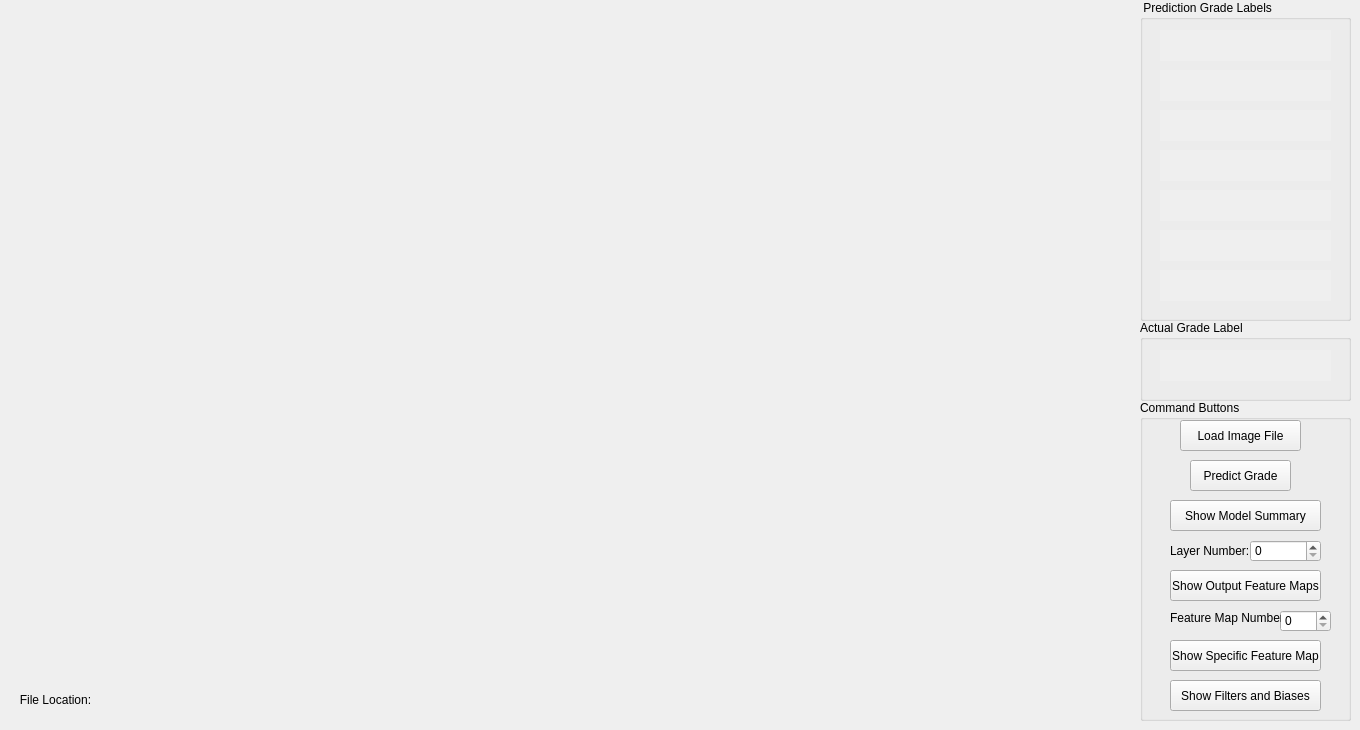
    <widget class="QWidget" name="tabTestPhase">
     <attribute name="title">
      <string>Test</string>
     </attribute>
     <widget class="QLabel" name="labelImageContainer">
      <property name="geometry">
       <rect>
        <x>10</x>
        <y>10</y>
        <width>1121</width>
        <height>661</height>
       </rect>
      </property>
      <property name="autoFillBackground">
       <bool>true</bool>
      </property>
      <property name="text">
       <string/>
      </property>
     </widget>
     <widget class="QGroupBox" name="groupBoxPrediction">
      <property name="geometry">
       <rect>
        <x>1140</x>
        <y>0</y>
        <width>211</width>
        <height>321</height>
       </rect>
      </property>
      <property name="styleSheet">
       <string notr="true"/>
      </property>
      <property name="title">
       <string> Prediction Grade Labels</string>
      </property>
      <widget class="QLabel" name="labelGradePrediction1">
       <property name="geometry">
        <rect>
         <x>20</x>
         <y>30</y>
         <width>111</width>
         <height>31</height>
        </rect>
       </property>
       <property name="autoFillBackground">
        <bool>true</bool>
       </property>
       <property name="text">
        <string>&lt;html&gt;&lt;head/&gt;&lt;body&gt;&lt;p&gt;&lt;br/&gt;&lt;/p&gt;&lt;/body&gt;&lt;/html&gt;</string>
       </property>
       <property name="alignment">
        <set>Qt::AlignCenter</set>
       </property>
      </widget>
      <widget class="QLabel" name="labelGradePercentage1">
       <property name="geometry">
        <rect>
         <x>130</x>
         <y>30</y>
         <width>61</width>
         <height>31</height>
        </rect>
       </property>
       <property name="focusPolicy">
        <enum>Qt::NoFocus</enum>
       </property>
       <property name="toolTipDuration">
        <number>-1</number>
       </property>
       <property name="autoFillBackground">
        <bool>true</bool>
       </property>
       <property name="text">
        <string>&lt;html&gt;&lt;head/&gt;&lt;body&gt;&lt;p&gt;&lt;br/&gt;&lt;/p&gt;&lt;/body&gt;&lt;/html&gt;</string>
       </property>
       <property name="alignment">
        <set>Qt::AlignCenter</set>
       </property>
      </widget>
      <widget class="QLabel" name="labelGradePrediction2">
       <property name="geometry">
        <rect>
         <x>20</x>
         <y>70</y>
         <width>111</width>
         <height>31</height>
        </rect>
       </property>
       <property name="autoFillBackground">
        <bool>true</bool>
       </property>
       <property name="text">
        <string>&lt;html&gt;&lt;head/&gt;&lt;body&gt;&lt;p&gt;&lt;br/&gt;&lt;/p&gt;&lt;/body&gt;&lt;/html&gt;</string>
       </property>
       <property name="alignment">
        <set>Qt::AlignCenter</set>
       </property>
      </widget>
      <widget class="QLabel" name="labelGradePercentage2">
       <property name="geometry">
        <rect>
         <x>130</x>
         <y>110</y>
         <width>61</width>
         <height>31</height>
        </rect>
       </property>
       <property name="focusPolicy">
        <enum>Qt::NoFocus</enum>
       </property>
       <property name="toolTipDuration">
        <number>-1</number>
       </property>
       <property name="autoFillBackground">
        <bool>true</bool>
       </property>
       <property name="text">
        <string>&lt;html&gt;&lt;head/&gt;&lt;body&gt;&lt;p&gt;&lt;br/&gt;&lt;/p&gt;&lt;/body&gt;&lt;/html&gt;</string>
       </property>
       <property name="alignment">
        <set>Qt::AlignCenter</set>
       </property>
      </widget>
      <widget class="QLabel" name="labelGradePrediction3">
       <property name="geometry">
        <rect>
         <x>20</x>
         <y>110</y>
         <width>111</width>
         <height>31</height>
        </rect>
       </property>
       <property name="autoFillBackground">
        <bool>true</bool>
       </property>
       <property name="text">
        <string>&lt;html&gt;&lt;head/&gt;&lt;body&gt;&lt;p&gt;&lt;br/&gt;&lt;/p&gt;&lt;/body&gt;&lt;/html&gt;</string>
       </property>
       <property name="alignment">
        <set>Qt::AlignCenter</set>
       </property>
      </widget>
      <widget class="QLabel" name="labelGradePercentage3">
       <property name="geometry">
        <rect>
         <x>130</x>
         <y>70</y>
         <width>61</width>
         <height>31</height>
        </rect>
       </property>
       <property name="focusPolicy">
        <enum>Qt::NoFocus</enum>
       </property>
       <property name="toolTipDuration">
        <number>-1</number>
       </property>
       <property name="autoFillBackground">
        <bool>true</bool>
       </property>
       <property name="text">
        <string>&lt;html&gt;&lt;head/&gt;&lt;body&gt;&lt;p&gt;&lt;br/&gt;&lt;/p&gt;&lt;/body&gt;&lt;/html&gt;</string>
       </property>
       <property name="alignment">
        <set>Qt::AlignCenter</set>
       </property>
      </widget>
      <widget class="QLabel" name="labelGradePrediction4">
       <property name="geometry">
        <rect>
         <x>20</x>
         <y>150</y>
         <width>111</width>
         <height>31</height>
        </rect>
       </property>
       <property name="autoFillBackground">
        <bool>true</bool>
       </property>
       <property name="text">
        <string>&lt;html&gt;&lt;head/&gt;&lt;body&gt;&lt;p&gt;&lt;br/&gt;&lt;/p&gt;&lt;/body&gt;&lt;/html&gt;</string>
       </property>
       <property name="alignment">
        <set>Qt::AlignCenter</set>
       </property>
      </widget>
      <widget class="QLabel" name="labelGradePercentage4">
       <property name="geometry">
        <rect>
         <x>130</x>
         <y>150</y>
         <width>61</width>
         <height>31</height>
        </rect>
       </property>
       <property name="focusPolicy">
        <enum>Qt::NoFocus</enum>
       </property>
       <property name="toolTipDuration">
        <number>-1</number>
       </property>
       <property name="autoFillBackground">
        <bool>true</bool>
       </property>
       <property name="text">
        <string>&lt;html&gt;&lt;head/&gt;&lt;body&gt;&lt;p&gt;&lt;br/&gt;&lt;/p&gt;&lt;/body&gt;&lt;/html&gt;</string>
       </property>
       <property name="alignment">
        <set>Qt::AlignCenter</set>
       </property>
      </widget>
      <widget class="QLabel" name="labelGradePrediction5">
       <property name="geometry">
        <rect>
         <x>20</x>
         <y>190</y>
         <width>111</width>
         <height>31</height>
        </rect>
       </property>
       <property name="autoFillBackground">
        <bool>true</bool>
       </property>
       <property name="text">
        <string>&lt;html&gt;&lt;head/&gt;&lt;body&gt;&lt;p&gt;&lt;br/&gt;&lt;/p&gt;&lt;/body&gt;&lt;/html&gt;</string>
       </property>
       <property name="alignment">
        <set>Qt::AlignCenter</set>
       </property>
      </widget>
      <widget class="QLabel" name="labelGradePrediction6">
       <property name="geometry">
        <rect>
         <x>20</x>
         <y>230</y>
         <width>111</width>
         <height>31</height>
        </rect>
       </property>
       <property name="autoFillBackground">
        <bool>true</bool>
       </property>
       <property name="text">
        <string>&lt;html&gt;&lt;head/&gt;&lt;body&gt;&lt;p&gt;&lt;br/&gt;&lt;/p&gt;&lt;/body&gt;&lt;/html&gt;</string>
       </property>
       <property name="alignment">
        <set>Qt::AlignCenter</set>
       </property>
      </widget>
      <widget class="QLabel" name="labelGradePercentage5">
       <property name="geometry">
        <rect>
         <x>130</x>
         <y>190</y>
         <width>61</width>
         <height>31</height>
        </rect>
       </property>
       <property name="focusPolicy">
        <enum>Qt::NoFocus</enum>
       </property>
       <property name="toolTipDuration">
        <number>-1</number>
       </property>
       <property name="autoFillBackground">
        <bool>true</bool>
       </property>
       <property name="text">
        <string>&lt;html&gt;&lt;head/&gt;&lt;body&gt;&lt;p&gt;&lt;br/&gt;&lt;/p&gt;&lt;/body&gt;&lt;/html&gt;</string>
       </property>
       <property name="alignment">
        <set>Qt::AlignCenter</set>
       </property>
      </widget>
      <widget class="QLabel" name="labelGradePercentage6">
       <property name="geometry">
        <rect>
         <x>130</x>
         <y>230</y>
         <width>61</width>
         <height>31</height>
        </rect>
       </property>
       <property name="focusPolicy">
        <enum>Qt::NoFocus</enum>
       </property>
       <property name="toolTipDuration">
        <number>-1</number>
       </property>
       <property name="autoFillBackground">
        <bool>true</bool>
       </property>
       <property name="text">
        <string>&lt;html&gt;&lt;head/&gt;&lt;body&gt;&lt;p&gt;&lt;br/&gt;&lt;/p&gt;&lt;/body&gt;&lt;/html&gt;</string>
       </property>
       <property name="alignment">
        <set>Qt::AlignCenter</set>
       </property>
      </widget>
      <widget class="QLabel" name="labelGradePrediction7">
       <property name="geometry">
        <rect>
         <x>20</x>
         <y>270</y>
         <width>111</width>
         <height>31</height>
        </rect>
       </property>
       <property name="autoFillBackground">
        <bool>true</bool>
       </property>
       <property name="text">
        <string>&lt;html&gt;&lt;head/&gt;&lt;body&gt;&lt;p&gt;&lt;br/&gt;&lt;/p&gt;&lt;/body&gt;&lt;/html&gt;</string>
       </property>
       <property name="alignment">
        <set>Qt::AlignCenter</set>
       </property>
      </widget>
      <widget class="QLabel" name="labelGradePercentage7">
       <property name="geometry">
        <rect>
         <x>130</x>
         <y>270</y>
         <width>61</width>
         <height>31</height>
        </rect>
       </property>
       <property name="focusPolicy">
        <enum>Qt::NoFocus</enum>
       </property>
       <property name="toolTipDuration">
        <number>-1</number>
       </property>
       <property name="autoFillBackground">
        <bool>true</bool>
       </property>
       <property name="text">
        <string>&lt;html&gt;&lt;head/&gt;&lt;body&gt;&lt;p&gt;&lt;br/&gt;&lt;/p&gt;&lt;/body&gt;&lt;/html&gt;</string>
       </property>
       <property name="alignment">
        <set>Qt::AlignCenter</set>
       </property>
      </widget>
     </widget>
     <widget class="QGroupBox" name="groupBoxCommandButton">
      <property name="geometry">
       <rect>
        <x>1140</x>
        <y>400</y>
        <width>211</width>
        <height>321</height>
       </rect>
      </property>
      <property name="title">
       <string>Command Buttons</string>
      </property>
      <widget class="QPushButton" name="pushButtonLoadImageFile">
       <property name="geometry">
        <rect>
         <x>40</x>
         <y>20</y>
         <width>121</width>
         <height>31</height>
        </rect>
       </property>
       <property name="text">
        <string>Load Image File</string>
       </property>
      </widget>
      <widget class="QPushButton" name="pushButtonPredictImageFile">
       <property name="geometry">
        <rect>
         <x>50</x>
         <y>60</y>
         <width>101</width>
         <height>31</height>
        </rect>
       </property>
       <property name="text">
        <string>Predict Grade</string>
       </property>
       <property name="autoDefault">
        <bool>false</bool>
       </property>
       <property name="default">
        <bool>false</bool>
       </property>
       <property name="flat">
        <bool>false</bool>
       </property>
      </widget>
      <widget class="QSpinBox" name="spinBoxLayerNum">
       <property name="geometry">
        <rect>
         <x>110</x>
         <y>140</y>
         <width>71</width>
         <height>22</height>
        </rect>
       </property>
       <property name="maximum">
        <number>30</number>
       </property>
      </widget>
      <widget class="QPushButton" name="pushButtonShowFMs">
       <property name="geometry">
        <rect>
         <x>30</x>
         <y>170</y>
         <width>151</width>
         <height>31</height>
        </rect>
       </property>
       <property name="text">
        <string>Show Output Feature Maps</string>
       </property>
      </widget>
      <widget class="QLabel" name="labelLNo">
       <property name="geometry">
        <rect>
         <x>30</x>
         <y>140</y>
         <width>81</width>
         <height>21</height>
        </rect>
       </property>
       <property name="text">
        <string>Layer Number:</string>
       </property>
      </widget>
      <widget class="QPushButton" name="pushButtonShowFM">
       <property name="geometry">
        <rect>
         <x>30</x>
         <y>240</y>
         <width>151</width>
         <height>31</height>
        </rect>
       </property>
       <property name="text">
        <string>Show Specific Feature Map</string>
       </property>
      </widget>
      <widget class="QSpinBox" name="spinBoxFMNum">
       <property name="geometry">
        <rect>
         <x>140</x>
         <y>210</y>
         <width>51</width>
         <height>22</height>
        </rect>
       </property>
       <property name="maximum">
        <number>130</number>
       </property>
       <property name="value">
        <number>0</number>
       </property>
      </widget>
      <widget class="QLabel" name="labelFMNo">
       <property name="geometry">
        <rect>
         <x>30</x>
         <y>210</y>
         <width>111</width>
         <height>16</height>
        </rect>
       </property>
       <property name="text">
        <string>Feature Map Number:</string>
       </property>
      </widget>
      <widget class="QPushButton" name="pushButtonShowModSum">
       <property name="geometry">
        <rect>
         <x>30</x>
         <y>100</y>
         <width>151</width>
         <height>31</height>
        </rect>
       </property>
       <property name="text">
        <string>Show Model Summary</string>
       </property>
      </widget>
      <widget class="QPushButton" name="pushButtonShowFandB">
       <property name="geometry">
        <rect>
         <x>30</x>
         <y>280</y>
         <width>151</width>
         <height>31</height>
        </rect>
       </property>
       <property name="text">
        <string>Show Filters and Biases</string>
       </property>
      </widget>
     </widget>
     <widget class="QLabel" name="labelFileLocation">
      <property name="geometry">
       <rect>
        <x>10</x>
        <y>690</y>
        <width>91</width>
        <height>21</height>
       </rect>
      </property>
      <property name="autoFillBackground">
       <bool>true</bool>
      </property>
      <property name="text">
       <string>&lt;html&gt;&lt;head/&gt;&lt;body&gt;&lt;p&gt;&lt;span style=&quot; font-size:9pt;&quot;&gt;File Location:&lt;/span&gt;&lt;/p&gt;&lt;/body&gt;&lt;/html&gt;</string>
      </property>
      <property name="alignment">
       <set>Qt::AlignCenter</set>
      </property>
     </widget>
     <widget class="QLabel" name="labelGetFilenameLocation">
      <property name="geometry">
       <rect>
        <x>110</x>
        <y>690</y>
        <width>1021</width>
        <height>21</height>
       </rect>
      </property>
      <property name="autoFillBackground">
       <bool>true</bool>
      </property>
      <property name="text">
       <string>&lt;html&gt;&lt;head/&gt;&lt;body&gt;&lt;p&gt;&lt;br/&gt;&lt;/p&gt;&lt;/body&gt;&lt;/html&gt;</string>
      </property>
      <property name="alignment">
       <set>Qt::AlignLeading|Qt::AlignLeft|Qt::AlignVCenter</set>
      </property>
     </widget>
     <widget class="QGroupBox" name="groupBoxActual">
      <property name="geometry">
       <rect>
        <x>1140</x>
        <y>320</y>
        <width>211</width>
        <height>81</height>
       </rect>
      </property>
      <property name="styleSheet">
       <string notr="true"/>
      </property>
      <property name="title">
       <string>Actual Grade Label</string>
      </property>
      <widget class="QLabel" name="labelGradeActual">
       <property name="geometry">
        <rect>
         <x>20</x>
         <y>30</y>
         <width>171</width>
         <height>31</height>
        </rect>
       </property>
       <property name="toolTip">
        <string>Actual Grade of the image classify by Mr. Ariel C. Cinco</string>
       </property>
       <property name="toolTipDuration">
        <number>1</number>
       </property>
       <property name="autoFillBackground">
        <bool>true</bool>
       </property>
       <property name="text">
        <string>&lt;html&gt;&lt;head/&gt;&lt;body&gt;&lt;p&gt;&lt;span style=&quot; font-size:9pt;&quot;&gt;&lt;/span&gt;&lt;/p&gt;&lt;/body&gt;&lt;/html&gt;</string>
       </property>
       <property name="alignment">
        <set>Qt::AlignCenter</set>
       </property>
      </widget>
     </widget>
    </widget>
